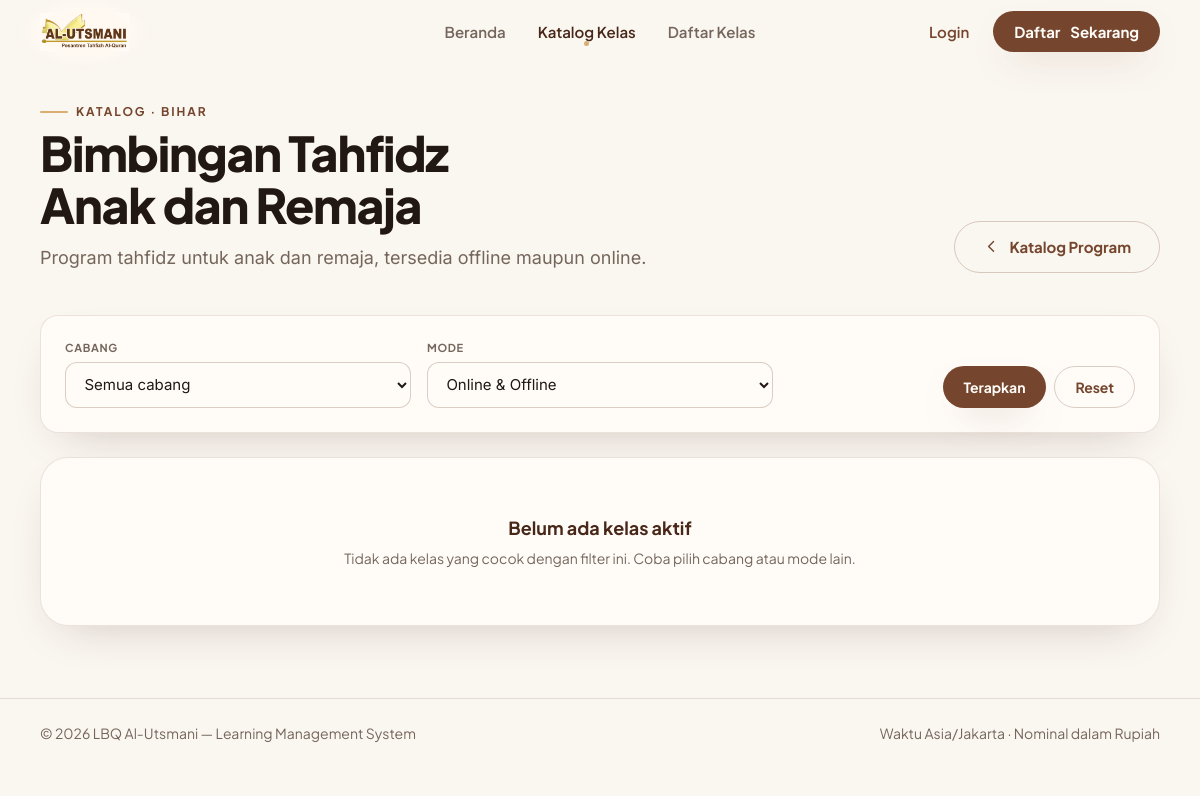
Page /katalog/program/1 on the committed database.
### tables this page shows
CREATE TABLE program (
	id INT UNSIGNED NOT NULL AUTO_INCREMENT,
	kode VARCHAR(10) NOT NULL,
	nama VARCHAR(100) NOT NULL,
	deskripsi TEXT NULL,
	urutan TINYINT UNSIGNED NOT NULL DEFAULT 0,
	PRIMARY KEY (id),
	UNIQUE KEY uq_program_kode (kode)
);

### application/core/MY_Controller.php (called while the page is built, shortened)
<?php
class MY_Controller extends CI_Controller {
	protected $user = NULL;
	public function __construct()
	{
		$this->user = $this->currentUser();
	}
	protected function render($view, $data = array())
	{
		$data['user'] = $this->user;
		$data['flash_sukses'] = $this->session->flashdata('sukses');
		$data['flash_gagal'] = $this->session->flashdata('gagal');
		$this->load->view('layouts/header', $data);
		$this->load->view($view, $data);
		$this->load->view('layouts/footer', $data);
	}
	private function currentUser()
	{
		if (! $this->session->userdata('logged_in')) {
			return NULL;
		}
		return array(
			'id' => (int) $this->session->userdata('user_id'),
			'username' => (string) $this->session->userdata('username'),
			'nama' => (string) $this->session->userdata('nama'),
			'role' => (string) $this->session->userdata('role'),
		);
	}
}

### application/controllers/Katalog.php (called while the page is built, shortened)
<?php
class Katalog extends MY_Controller {
	public function program($id = 0)
	{
		$program = (int) $id > 0 ? $this->Program_model->find((int) $id) : NULL;
		$cabangId = (int) $this->input->get('cabang');
		$mode = (string) $this->input->get('mode');
		$filter = array('status' => 'aktif', 'program_id' => (int) $program->id);
		$this->render('katalog/program', array(
			'title' => 'Program '.$program->kode,
			'program' => $program,
			'kelas' => $this->Kelas_model->daftar($filter),
			'programs' => $this->Program_model->all(),
			'cabangs' => $this->Cabang_model->aktif(),
			'rekap' => $this->Kelas_model->rekapProgram(),
			'cabangId' => $cabangId,
			'mode' => in_array($mode, array('online', 'offline'), TRUE) ? $mode : '',
		));
	}
}

### index.php (called while the page is built, shortened)
<?php
require_once BASEPATH.'core/CodeIgniter.php';

### application/models/Program_model.php (called while the page is built, shortened)
<?php
class Program_model extends CI_Model {
	public function find($id)
	{
		return $this->db->where('id', (int) $id)->get('program')->row();
	}
}

### application/views/katalog/program.php (the view, shortened to what this page needs)
<div class="au-home-container">
	<header class="au-page-head">
		<div class="au-page-head__text">
			<p class="au-home-eyebrow">Katalog &middot; <?= html_escape($program->kode) ?></p>
			<h1 class="au-home-heading au-home-heading--h1"><?= html_escape($program->nama) ?></h1>
			<p class="au-home-body au-home-body--lg"><?= html_escape($program->deskripsi) ?></p>
		</div>
		<div class="au-page-head__actions">
			<a href="<?= site_url('katalog') ?>" class="au-home-button au-home-button-secondary">
				<svg fill="none" viewBox="0 0 24 24" stroke-width="2" stroke="currentColor" aria-hidden="true"><path stroke-linecap="round" stroke-linejoin="round" d="M15 19l-7-7 7-7"/></svg>
				Katalog Program
			</a>
		</div>
	</header>
	<form method="get" action="<?= site_url('katalog/program/'.(int) $program->id) ?>" class="au-filter-bar au-filter-bar--duo">
		<div class="au-field">
			<label class="au-label" for="cabang">Cabang</label>
			<select id="cabang" name="cabang" class="au-select">
				<option value="">Semua cabang</option>
			</select>
		</div>
		<div class="au-field">
			<label class="au-label" for="mode">Mode</label>
			<select id="mode" name="mode" class="au-select">
				<option value="">Online &amp; Offline</option>
			</select>
		</div>
		<div class="au-filter-bar__actions">
			<button type="submit" class="au-home-button au-home-button-primary au-home-button--sm">Terapkan</button>
			<a href="<?= site_url('katalog/program/'.(int) $program->id) ?>" class="au-home-button au-home-button-secondary au-home-button--sm">Reset</a>
		</div>
	</form>
	<?php if (! $kelas): ?>
		<div class="au-panel au-empty">
			<h2 class="au-empty__title">Belum ada kelas aktif</h2>
			<p>Tidak ada kelas yang cocok dengan filter ini. Coba pilih cabang atau mode lain.</p>
		</div>
	<?php endif; ?>
</div>

### rows in the picture
program: kode "BIHAR", nama "Bimbingan Tahfidz Anak dan Remaja", deskripsi "Program tahfidz untuk anak dan remaja, tersedia offline maupun online."

### other values in the picture
$m['label'] "Beranda"
$m['label'] "Katalog Kelas"
$m['label'] "Daftar Kelas"
$navCtaLabel "Daftar"
$navCtaLong "Sekarang"
